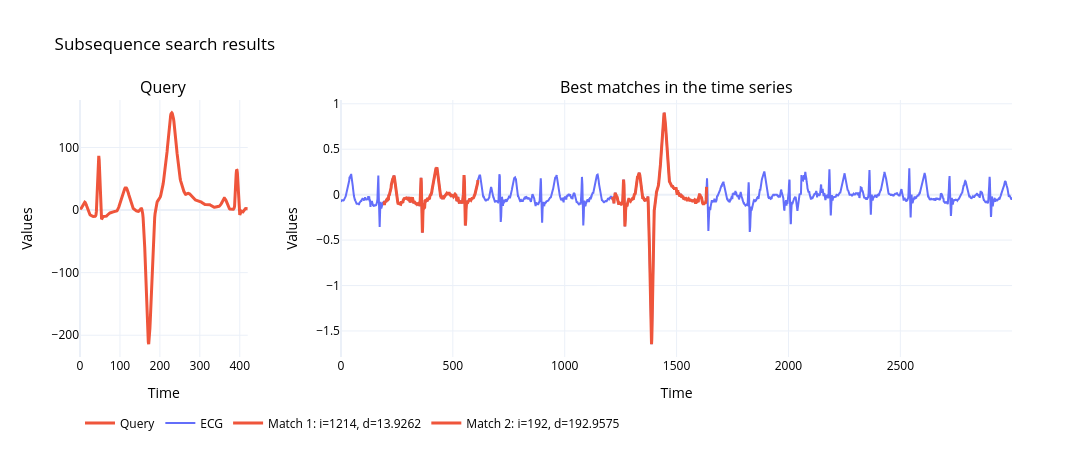

The code cell stored with this chart in its notebook:
### Markdown cell above
Чтобы было легче интерпретировать результаты поиска, выполните визуализацию с помощью `plot_bestmatch_results()` из модуля *plots.py*.

### Code cell
plot_bestmatch_results(ts, query, naive_bestmatch_results)

### Figure 1 — Plotly figure (JSON) as saved in the notebook; plotly's stock layout.template omitted (floating-point values rounded to 4 significant figures; data arrays with more than 128 entries replaced by an {"elided": "..."} marker saying what was removed)
{"data": [{"line": {"color": "#EF553B", "width": 3}, "name": "Query", "type": "scatter", "x": {"elided": "421 int values"}, "xaxis": "x", "y": {"elided": "421 float values"}, "yaxis": "y"}, {"line": {"color": "#636EFA"}, "name": "ECG", "type": "scatter", "x": {"elided": "3000 int values"}, "xaxis": "x2", "y": {"elided": "3000 float values"}, "yaxis": "y2"}, {"line": {"color": "#EF553B", "width": 3}, "name": "Match 1: i=1214, d=13.9262", "type": "scatter", "x": {"elided": "421 int values"}, "xaxis": "x2", "y": {"elided": "421 float values"}, "yaxis": "y2"}, {"line": {"color": "#EF553B", "width": 3}, "name": "Match 2: i=192, d=192.9575", "type": "scatter", "x": {"elided": "421 int values"}, "xaxis": "x2", "y": {"elided": "421 float values"}, "yaxis": "y2"}], "layout": {"annotations": [{"font": {"size": 16}, "showarrow": false, "text": "Query", "x": 0.09, "xanchor": "center", "xref": "paper", "y": 1, "yanchor": "bottom", "yref": "paper"}, {"font": {"size": 16}, "showarrow": false, "text": "Best matches in the time series", "x": 0.64, "xanchor": "center", "xref": "paper", "y": 1, "yanchor": "bottom", "yref": "paper"}], "font": {"color": "black"}, "height": 450, "legend": {"orientation": "h", "y": -0.2}, "paper_bgcolor": "white", "plot_bgcolor": "white", "title": {"text": "Subsequence search results"}, "width": 1100, "xaxis": {"anchor": "y", "domain": [0, 0.18], "title": {"text": "Time"}}, "xaxis2": {"anchor": "y2", "domain": [0.28, 1], "title": {"text": "Time"}}, "yaxis": {"anchor": "x", "domain": [0, 1], "title": {"text": "Values"}}, "yaxis2": {"anchor": "x2", "domain": [0, 1], "title": {"text": "Values"}}}}
